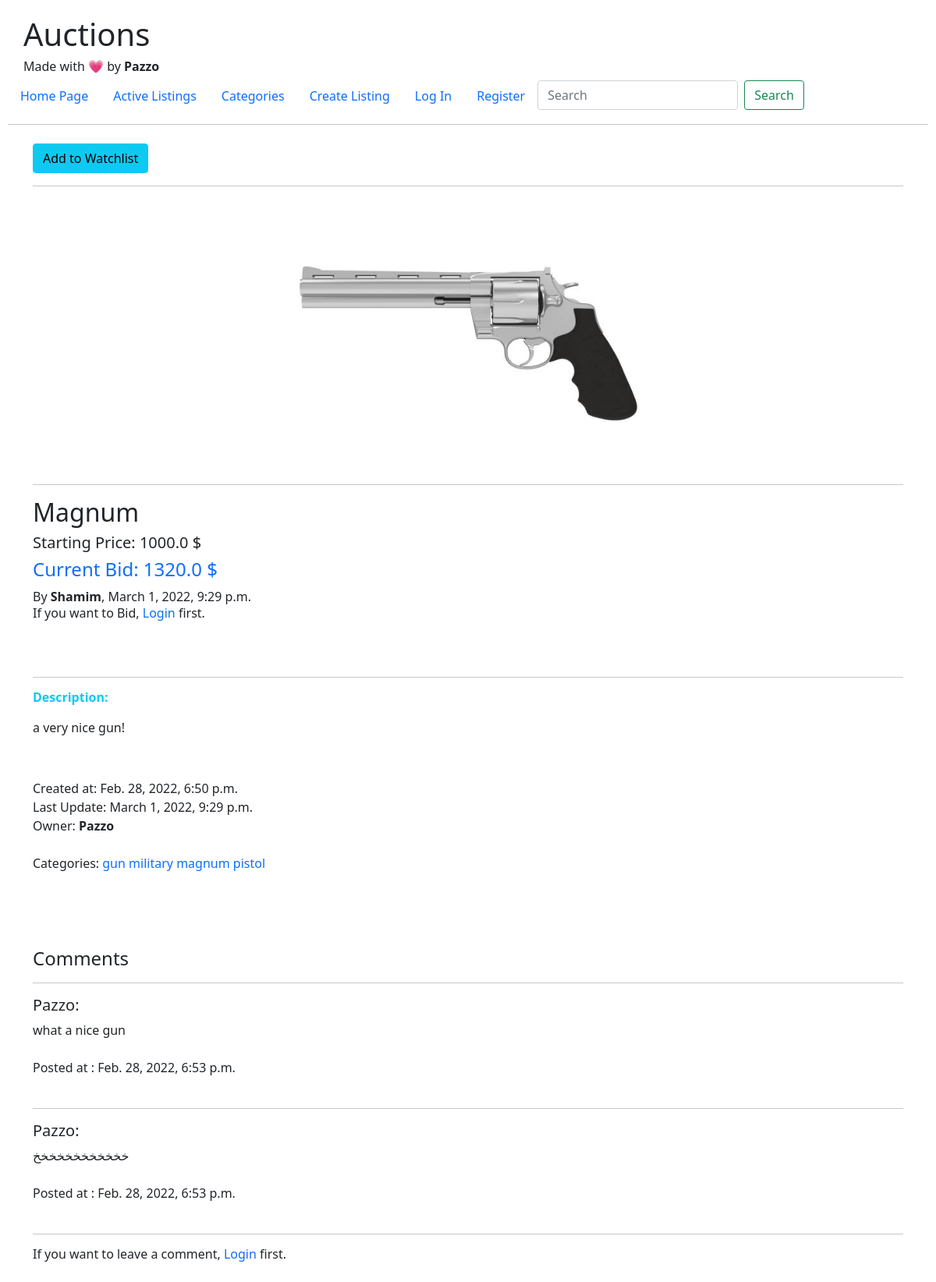
The app's page /auction/listings/26/, older data.
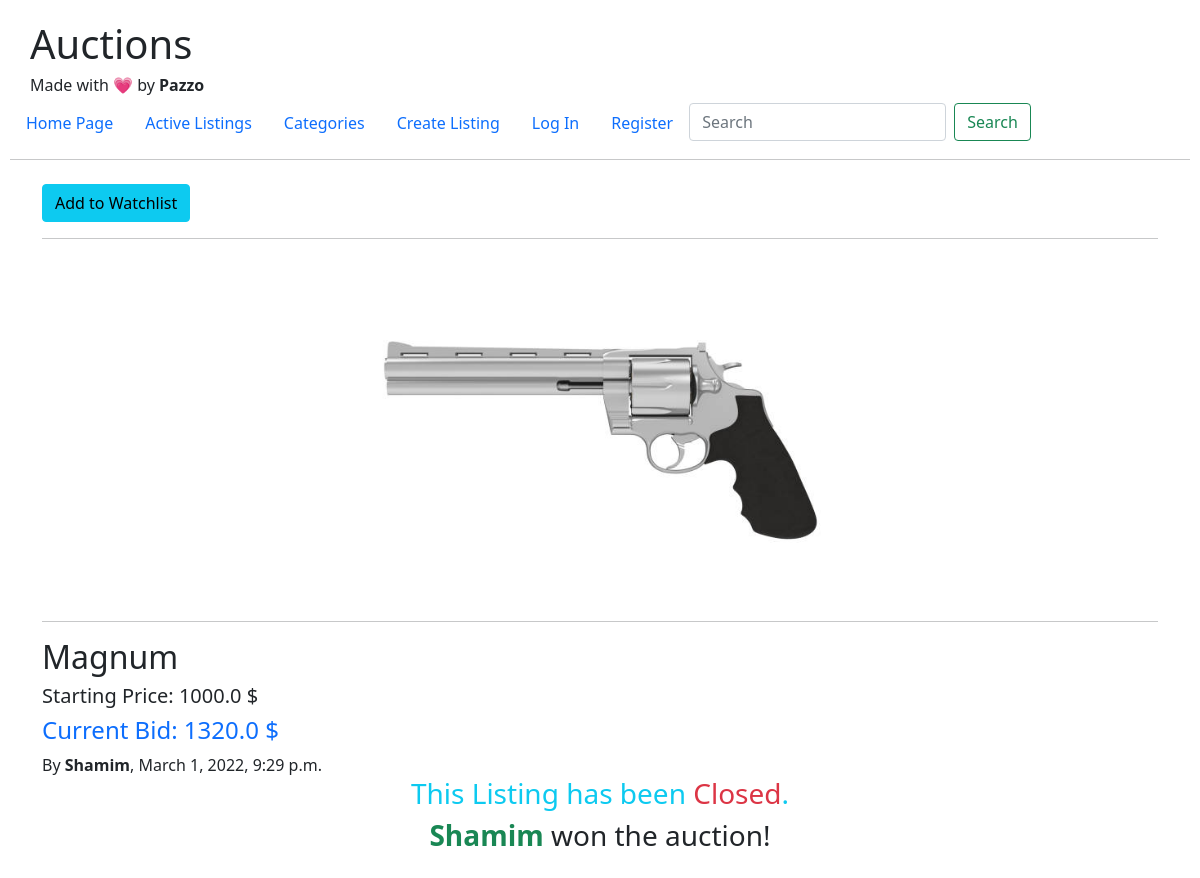
The same page, newer data.
### Auction/models.py (models this page shows, shortened)
class Listing(models.Model):
    title = models.CharField(max_length=20)
    description = models.TextField(blank=True, null=True)
    user = models.ForeignKey(User, related_name='listings', on_delete=models.CASCADE)
    watchers = models.ManyToManyField(User, related_name='watchlist', blank=True)
    category = models.ManyToManyField(Category, related_name='listings', blank=True)
    created_at = models.DateTimeField(auto_now_add=True)
    updated_at = models.DateTimeField(auto_now=True)
    starting_price = models.FloatField()
    image = models.ImageField(upload_to='uploads/', blank=True, null=True)
    current_bid = models.ForeignKey(Bid, on_delete=models.CASCADE, blank=True, null=True)
    is_active = models.BooleanField(default=True)

class User(AbstractUser):
    pass

class Category(models.Model):
    name = models.CharField(max_length=20)

class Comment(models.Model):
    user = models.ForeignKey(User, on_delete=models.CASCADE, related_name='comments')
    content = models.TextField()
    listing = models.ForeignKey(Listing, on_delete=models.CASCADE, related_name='comments')
    created_at = models.DateTimeField(auto_now_add=True)

class Bid(models.Model):
    user = models.ForeignKey(User, on_delete=models.CASCADE, related_name='bids')
    amount = models.FloatField()
    created_at = models.DateTimeField(auto_now_add=True)

### Auction/views.py (the view)
# urls.py: path('listings/<int:id>/', listing_view ,name='listing'),
def listing_view(request, id):
    try:
        listing = Listing.objects.get(id=id)
    except:
        raise Http404
    comment_form = CreateCommentForm()
    bid_form = CreateBidForm()
    user = request.user
    if user.is_authenticated:
        if user in listing.watchers.all():
            is_watching = True
        else:
            is_watching = False
    else:
        is_watching = False
    context = {
    'listing': listing,
    'is_watching': is_watching,
    'comment_form': comment_form,
    'bid_form': bid_form,
    }
    return render(request, 'auction/listing.html', context=context)

### Auction/forms.py
class CreateCommentForm(forms.ModelForm):
    class Meta:
        model = Comment
        fields = ['content']

class CreateBidForm(forms.ModelForm):
    class Meta:
        model = Bid
        fields = ['amount']

### templates/auction/listing.html (shortened to what this page needs)
{% extends 'layout.html' %}
{% block body %}
{% load static %}
{% load crispy_forms_tags %}
<div class="container py-2">
    {% if is_watching %}
    <a href="{% url 'auction:toggle_watch' listing.id %}">
        <button class="btn btn-info">Remove from Watchlist</button>
    </a>
    {% else %}
    <a href="{% url 'auction:toggle_watch' listing.id %}">
        <button class="btn btn-info">Add to Watchlist</button>
    </a>
    {% endif %}
    <hr>
    {% if listing.image %}
    <div id="image">
    <img src="{{ listing.image.url }}" class="card-img-top img-fluid">
    </div>
    {% else %}
    <img src="{% static 'Auction/no_image.jpg' %}" class="card-img-top img-fluid">
    {% endif %}
    <hr>
    <h2>{{ listing.title }}</h2>
    <h5>
    Starting Price: {{ listing.starting_price }} $
    </h5>
    {% if listing.current_bid %}
            <h4 class="text-primary">
                Current Bid: {{ listing.current_bid.amount }} $
            </h4>
            By <strong>{{ listing.current_bid.user|title }}</strong>, {{ listing.current_bid.created_at }}
    {% endif %}
    {% if listing.is_active %}
        {% if request.user.is_authenticated and request.user != listing.user %}
            <br/><br/>
            <h5 class="text-primary">Add you Bid</h5>
            <form action="{% url 'auction:add_bid' listing.id %}" method="post">
                {% csrf_token %}
                {{ bid_form|crispy }}
                <input class="btn btn-success" type="submit" value="Bid" />
            </form>
        {% elif not request.user.is_authenticated and request.user != listing.user %}
            <h6>If you want to Bid, <a href='{% url "auction:login" %}'>Login</a> first.</h6>
        {% endif %}
        <br/><br/>
        <hr>
        <h6>
        <b class="text-info">Description:</b><br/><br/>
        {{ listing.description }}
        </h6><br/><br/>
        Created at: {{ listing.created_at }}<br/>
        Last Update: {{ listing.updated_at }}<br/>
        Owner: <b>{{ listing.user|title }}</b><br/><br/>
        Categories:
        {% for category in listing.category.all %}
        <a href="{% url 'auction:category' category.id %}">{{ category.name }}</a>
        {% empty %}
        No categories.
        {% endfor %}
        <br/>
        <br/>
        <br/><br/><br/>
        <h4>Comments</h4>
        <hr>
        {% for comment in listing.comments.all %}
        <b><h5>{{ comment.user|title }}:</h5></b>
        {{ comment.content }}<br/><br/>
        Posted at : {{ comment.created_at }}<br/><br/>
        <hr>
        {% empty %}
        No comments. Be the first one to leave a comment!
        <hr>
        {% endfor %}
        {% if request.user.is_authenticated %}
        <h4>Leave a Comment:</h4>
        <form action="{% url 'auction:comment' listing.id %}" method="post">
            {% csrf_token %}
            {{ comment_form|crispy }}
            <input type="submit" value="Post" class='btn btn-success'/>
        </form>
        {% else %}
        <h6>If you want to leave a comment, <a href='{% url "auction:login" %}'>Login</a> first.</h6>
        {% endif %}
    {% else %}
        <div style="text-align: center;">
            <h3 class="text-info">This Listing has been <span class='text-danger'>Closed</span>.</h3>
            {% if listing.current_bid %}
                <h3 class="text-sucess"><b class="text-success">{{ listing.current_bid.user|title }}</b> won the auction!</h3>
            {% endif %}
        </div>
    {% endif %}
</div>
{% endblock %}

Row changes from the older to the newer data that the page shows:
no longer on this page (row unchanged): Category: name "gun"
no longer on this page (row unchanged): Category: name "military"
no longer on this page (row unchanged): Category: name "magnum"
no longer on this page (row unchanged): Category: name "pistol"
removed Comment: user "Pazzo", content "what a nice gun", created_at "Feb. 28, 2022, 6:53 p.m."
removed Comment: user "Pazzo", content "خخخخخخخخخخخخ", created_at "Feb. 28, 2022, 6:53 p.m."
changed Listing "Magnum": is_active True → False (drawn); current_bid.user (not shown) → "Shamim"; description "a very nice gun!" → (not shown); created_at "Feb. 28, 2022, 6:50 p.m." → (not shown); updated_at "March 1, 2022, 9:29 p.m." → (not shown); user "Pazzo" → (not shown)
Text that changed along with them:
text no longer shown: "If you want to Bid, Login first. Description: Created at: Last Update: Owner: Categories: Comments If you want to leave a comment, Login first."
text now shown: "This Listing has been Closed . won the auction!"
